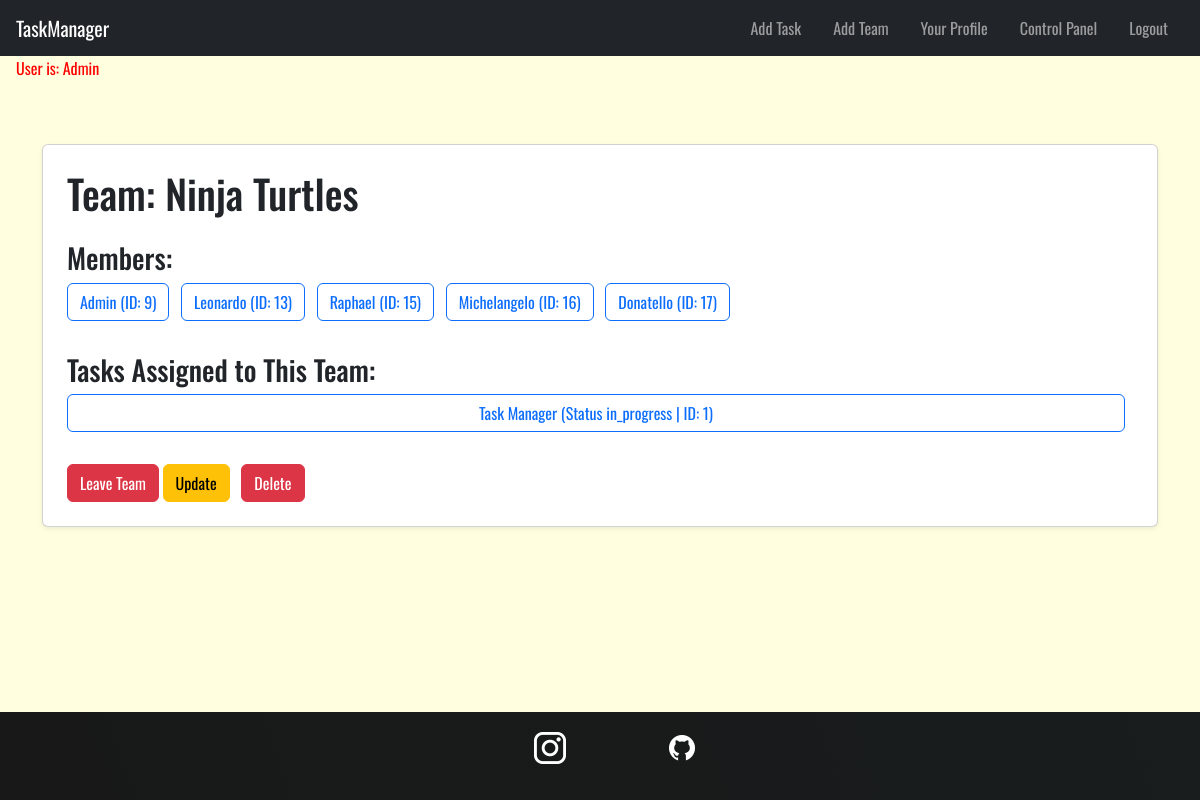
The page /teams/3/ (signed in) on the database its author committed.
### tasks/models.py (models this page shows, shortened)
class Team(models.Model): # One user can be a team
    name = models.CharField(max_length=100)
    users = models.ManyToManyField(User, related_name='teams')

class Task(models.Model):
    STATUS_CHOICES = [
        ('todo', 'To Do'),
        ('in_progress', 'In Progress'),
        ('done', 'Done'),
    ]
    private = models.BooleanField(blank=False,default=False) # if it is false every one can see it , users & teams associated
    creator = models.ForeignKey(User,on_delete=models.CASCADE, related_name='created_tasks')
    title = models.CharField(max_length=200)
    status = models.CharField(max_length=20, choices=STATUS_CHOICES, default='todo')
    description = models.TextField(blank=True)
    users = models.ManyToManyField(User, related_name='tasks')  # Users assigned to the task
    teams = models.ManyToManyField(Team, related_name='tasks' , blank=True)  # Teams related to the task
    subtasks = models.ManyToManyField('self', symmetrical=False, blank=True, related_name='parent_tasks')  # Optional sub-task linkage
    created_at = models.DateTimeField(auto_now_add=True)
    updated_at = models.DateTimeField(auto_now=True)
    deadline = models.DateTimeField(null=True, blank=True)

### tasks/views.py (the view)
# urls.py: path("teams/<int:team_id>/", views.detail_team, name="detail_team"), # ex: /team/1
@login_required
def detail_team(request,team_id):
    team = Team.objects.get(pk=team_id)
    context = {
        "team":team,
    }
    return render(request,"teams/detail.html",context)

### tasks/templates/teams/detail.html (shortened to what this page needs)
{% extends 'base.html' %} {% block body %}
<main class="container my-5">
  <div class="card shadow-sm p-4">
    <h1 class="mb-4">Team: {{ team.name }}</h1>
    <section>
      <h3>Members:</h3>
      {% if team.users.all %}
      <div class="mb-4">
        {% for user in team.users.all %}
        <a
          href="{% url 'task:detail_user' user.id %}"
          class="btn btn-outline-primary me-2 mb-2"
        >
          {{ user.username }} (ID: {{ user.id }})
        </a>
        {% endfor %}
      </div>
      {% else %}
      <p class="text-muted">No users in this team.</p>
      {% endif %}
    </section>
    <section>
      <h3>Tasks Assigned to This Team:</h3>
      <ul class="list-group">
        {% for task in team.tasks.all %}
        <a
          href="{% url 'task:detail_task' task.id %}"
          class="btn btn-outline-primary me-2 mb-2"
        >
          {{ task.title }} (Status {{ task.status }} | ID: {{ task.id }})
        </a>
        {% empty %}
        <li class="list-group-item text-muted">
          No tasks assigned to this team.
        </li>
        {% endfor %}
      </ul>
    </section>
    <section class="mt-4">
      {% if user in team.users.all %}
      <form
        action="{% url 'task:leave_team' team.id user.userprofile.id %}"
        method="POST"
        class="d-inline"
      >
        <button type="submit" class="btn btn-danger">Leave Team</button>
      </form>
      {% endif %}
      <a
        href="{% url 'task:update_team' team.id %}"
        class="btn btn-warning me-2"
        >Update</a
      >
      <a href="{% url 'task:delete_team' team.id %}" class="btn btn-danger"
        >Delete</a
      >
    </section>
  </div>
</main>
{% endblock %}

### tasks/templates/base.html (shortened to what this page needs)
{% load static %}
<!DOCTYPE html>
<html lang="en">
  <head>
    <link
      href="https://cdn.jsdelivr.net/npm/bootstrap@5.3.5/dist/css/bootstrap.min.css"
      rel="stylesheet"
    />
    <link rel="stylesheet" href="{% static 'tasks/styles.css' %}" />
  </head>
  <body class="d-flex flex-column min-vh-100">
    <header>
      <nav class="navbar navbar-dark bg-dark">
        <a href="/" class="navbar-brand ms-3">TaskManager</a>
        <div class="navbar-nav flex-row ms-auto me-3">
          {% if user.is_authenticated %}
          <a class="nav-link px-3" href="{% url 'task:create_task' %}"
            >Add Task</a
          >
          <a class="nav-link px-3" href="{% url 'task:create_team' %}"
            >Add Team</a
          >
          {% if user.userprofile %}
          <a
            class="nav-link px-3"
            href="{% url 'task:detail_user' request.user.userprofile.id %}"
            >Your Profile</a
          >
          {% endif %} {% if request.user.is_superuser %}
          <li class="nav-item">
            <a class="nav-link px-3" href="{% url 'task:control_panel' %}"
              >Control Panel</a
            >
          </li>
          {% endif %}
          <form
            method="POST"
            action="{% url 'logout' %}"
            style="display: inline"
          >
            <button type="submit" class="btn btn-link nav-link px-3">
              Logout
            </button>
          </form>
          {% else %}
          <a class="nav-link px-3" href="{% url 'login' %}">Login</a>
          <a class="nav-link px-3" href="{% url 'register' %}">Register</a>
          {% endif %}
        </div>
      </nav>
    </header>
    <p style="color: red; margin-left: 1rem">User is: {{ user }}</p>
    <main class="flex-fill">
      {% block body %} {% endblock %}
    </main>
    <footer>
      <ul>
        <li>
          <a href="https://www.instagram.com/">
            <img
              src="/pictures/icons/insta.png"
              alt="Instagram logo link to social media page"
          /></a>
        </li>
        <li>
          <a href="https://github.com/ErkinTunc/App-Web-Gestion-De-taches">
            <img
              src="/pictures/icons/github.png"
              alt="A Github logo link to its github repository page"
            />
          </a>
        </li>
      </ul>
    </footer>
  </body>
</html>

### tasks/static/tasks/styles.css (style rules this page uses)
body { background-color: lightyellow; font-family: "Oswald", sans-serif; }
li { margin: auto; }
footer { background: linear-gradient(70deg, rgb(24, 24, 24), rgb(25, 29, 29)); padding: 1.25rem 0; margin-top: 1rem; }
footer ul { display: flex; justify-content: center; }
footer li { width: 2rem; height: 2rem; margin: 0 3.125rem; }
footer img { width: 100%; height: 100%; }
footer li { list-style: none; }

### rows shown on the page
Team: name "Ninja Turtles"
Task: title "Task Manager", status "in_progress", id "1"

### other values the page prints
{{ user }} "Admin"
{{ user.username }} "Admin"
{{ user.id }} "9"
{{ user.username }} "Leonardo"
{{ user.id }} "13"
{{ user.username }} "Raphael"
{{ user.id }} "15"
{{ user.username }} "Michelangelo"
{{ user.id }} "16"
{{ user.username }} "Donatello"
{{ user.id }} "17"
